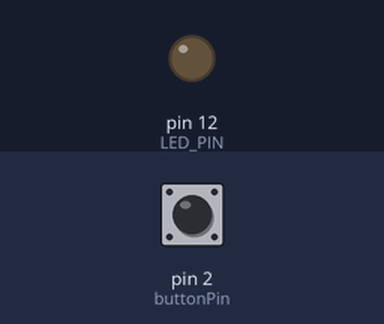
The sketch below on a simulated Arduino Uno, built with avr-gcc and run on an emulated ATmega328P. Parts: output pins drawn as LEDs (lit = HIGH). Inputs (shaded band) come from the test bench; at power-on: pin 2 (buttonPin) HIGH.

Above: at 1.2 s.
1.3 s: pin 2 (buttonPin) pulled LOW for 0.15 s
At 1.37 s:
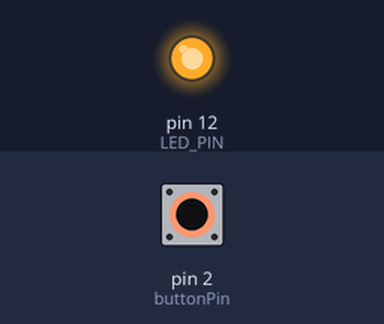
2.9 s: pin 2 (buttonPin) pulled LOW for 3.2 s
At 7.1 s:
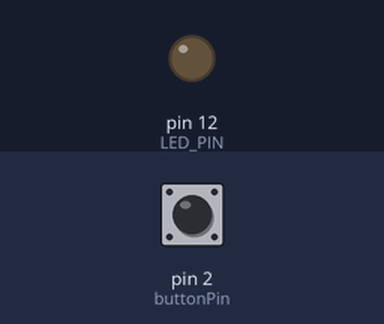
Timing chart, 0 to 8.6 s (numbered marks = the images above; inputs shaded):
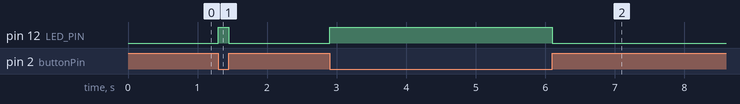

Measured:
- after the input at 1.3 s, pin 12 (LED_PIN): LOW → HIGH at once, → LOW 0.15 s later
- after the input at 2.9 s, pin 12 (LED_PIN): LOW → HIGH at once, → LOW 3.2 s later

The sketch:

sketch_02.ino
```cpp
int buttonPin = 2;
int LED_PIN = 12;
void setup() {
  pinMode(buttonPin, INPUT);
  pinMode(LED_PIN, OUTPUT);
}

void loop() {
  if (digitalRead(buttonPin) == LOW) { // 버튼이 눌리면
    digitalWrite(LED_PIN, HIGH); // LED 켜기
  } else {
    digitalWrite(LED_PIN, LOW); // LED 끄기
  }
}
```
